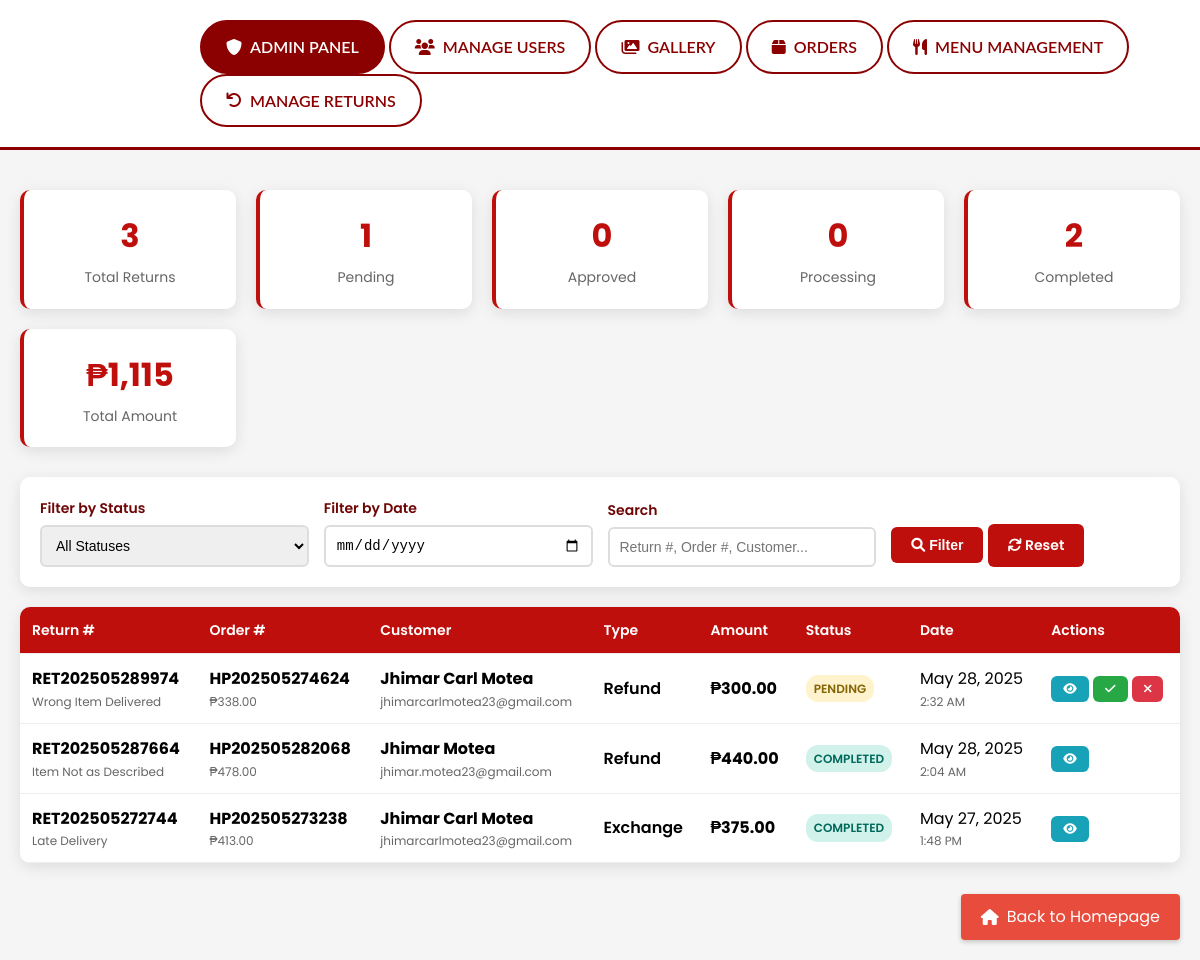
/Returns.php, run on the app's committed database.
### tables this page shows
CREATE TABLE `return_requests` (
  `return_id` int(11) NOT NULL,
  `order_id` int(11) NOT NULL,
  `return_number` varchar(50) NOT NULL,
  `return_type` enum('refund','exchange') NOT NULL,
  `return_reason` text NOT NULL,
  `return_amount` decimal(10,2) NOT NULL,
  `return_data` longtext DEFAULT NULL CHECK (json_valid(`return_data`)),
  `status` enum('Pending','Approved','Rejected','Processing','Completed') DEFAULT 'Pending',
  `request_date` timestamp NOT NULL DEFAULT current_timestamp(),
  `updated_at` timestamp NOT NULL DEFAULT current_timestamp() ON UPDATE current_timestamp()
);

CREATE TABLE `orders` (
  `order_id` int(11) NOT NULL,
  `user_id` int(11) NOT NULL,
  `order_number` varchar(20) NOT NULL,
  `payment_method` enum('cod','gcash','paymaya') NOT NULL DEFAULT 'cod',
  `payment_number` varchar(15) DEFAULT NULL,
  `subtotal` decimal(10,2) NOT NULL,
  `delivery_fee` decimal(10,2) NOT NULL DEFAULT 38.00,
  `promo_discount` decimal(10,2) NOT NULL DEFAULT 0.00,
  `order_total` decimal(10,2) NOT NULL,
  `status` enum('Pending','Confirmed','Preparing','Out for Delivery','Delivered','Cancelled') DEFAULT 'Pending',
  `order_data` longtext NOT NULL CHECK (json_valid(`order_data`)),
  `notes` text DEFAULT NULL,
  `order_date` timestamp NOT NULL DEFAULT current_timestamp(),
  `updated_at` timestamp NOT NULL DEFAULT current_timestamp() ON UPDATE current_timestamp()
);

CREATE TABLE `sign_up` (
  `userId` int(11) NOT NULL,
  `firstName` varchar(251) NOT NULL,
  `lastName` varchar(251) NOT NULL,
  `address` varchar(251) NOT NULL,
  `phoneNumber` varchar(20) NOT NULL,
  `email` varchar(251) NOT NULL,
  `password` varchar(251) NOT NULL,
  `reset_code` varchar(6) DEFAULT NULL,
  `role` varchar(51) NOT NULL DEFAULT 'User'
);

### Returns.php (the view, shortened to what this page needs)
<?php
require 'db.php';
$date_filter = $_GET['date'] ?? '';
$search = $_GET['search'] ?? '';
$where_clause = '';
$returns_query = "SELECT r.*, o.order_number, o.order_total, o.order_date,
                         CONCAT(s.firstName, ' ', s.lastName) as customer_name,
                         s.email, s.phoneNumber
                  FROM return_requests r
                  JOIN orders o ON r.order_id = o.order_id
                  JOIN sign_up s ON o.user_id = s.userId
                  $where_clause
                  ORDER BY r.request_date DESC";
$stmt = $conn->prepare($returns_query);
$stmt->execute();
$returns_result = $stmt->get_result();
$returns = $returns_result->fetch_all(MYSQLI_ASSOC);
$stats_query = "SELECT
                    COUNT(*) as total_returns,
                    SUM(CASE WHEN status = 'Pending' THEN 1 ELSE 0 END) as pending_returns,
                    SUM(CASE WHEN status = 'Approved' THEN 1 ELSE 0 END) as approved_returns,
                    SUM(CASE WHEN status = 'Rejected' THEN 1 ELSE 0 END) as rejected_returns,
                    SUM(CASE WHEN status = 'Processing' THEN 1 ELSE 0 END) as processing_returns,
                    SUM(CASE WHEN status = 'Completed' THEN 1 ELSE 0 END) as completed_returns,
                    SUM(return_amount) as total_amount
                FROM return_requests";
$stats_result = $conn->query($stats_query);
$stats = $stats_result->fetch_assoc();
?>
<!DOCTYPE html>
<html lang="en">
<head>
    <link rel="stylesheet" href="https://cdnjs.cloudflare.com/ajax/libs/font-awesome/6.0.0/css/all.min.css">
</head>
<body>
<div class="admin-panel">
    <div class="category-tabs">
        <div class="admin-title">
            <i class="fas fa-shield-alt"></i> Admin Panel
        </div>
        <a href="Manageusers.php" class="category-tab <?php echo basename($_SERVER['PHP_SELF']) == 'Manageusers.php' ? 'active' : ''; ?>">
            <i class="fas fa-users"></i> Manage Users
        </a>
        <a href="gallery_admin.php" class="category-tab <?php echo basename($_SERVER['PHP_SELF']) == 'gallery_admin.php' ? 'active' : ''; ?>">
            <i class="fas fa-images"></i> Gallery
        </a>
        <a href="orders.php" class="category-tab <?php echo basename($_SERVER['PHP_SELF']) == 'orders.php' ? 'active' : ''; ?>">
            <i class="fas fa-box"></i> Orders
        </a>
        <a href="MenuManagement.php" class="category-tab <?php echo basename($_SERVER['PHP_SELF']) == 'MenuManagement.php' ? 'active' : ''; ?>">
            <i class="fas fa-utensils"></i> Menu Management
        </a>
        <a href="Returns.php" class="category-tab <?php echo basename($_SERVER['PHP_SELF']) == 'manage_returns.php' ? 'active' : ''; ?>">
            <i class="fas fa-undo"></i> Manage Returns
        </a>
    </div>
</div>
    <div class="container">
        <div class="stats-grid">
            <div class="stat-card">
                <div class="stat-number"><?php echo $stats['total_returns']; ?></div>
                <div class="stat-label">Total Returns</div>
            </div>
            <div class="stat-card">
                <div class="stat-number"><?php echo $stats['pending_returns']; ?></div>
                <div class="stat-label">Pending</div>
            </div>
            <div class="stat-card">
                <div class="stat-number"><?php echo $stats['approved_returns']; ?></div>
                <div class="stat-label">Approved</div>
            </div>
            <div class="stat-card">
                <div class="stat-number"><?php echo $stats['processing_returns']; ?></div>
                <div class="stat-label">Processing</div>
            </div>
            <div class="stat-card">
                <div class="stat-number"><?php echo $stats['completed_returns']; ?></div>
                <div class="stat-label">Completed</div>
            </div>
            <div class="stat-card">
                <div class="stat-number">₱<?php echo number_format($stats['total_amount'], 0); ?></div>
                <div class="stat-label">Total Amount</div>
            </div>
        </div>
        <div class="filters-card">
            <form method="GET" action="">
                <div class="filters-grid">
                    <div class="form-group">
                        <label for="status">Filter by Status</label>
                        <select name="status" id="status" class="form-control">
                            <option value="">All Statuses</option>
                        </select>
                    </div>
                    <div class="form-group">
                        <label for="date">Filter by Date</label>
                        <input type="date" name="date" id="date" class="form-control" value="<?php echo htmlspecialchars($date_filter); ?>">
                    </div>
                    <div class="form-group">
                        <label for="search">Search</label>
                        <input type="text" name="search" id="search" class="form-control" placeholder="Return #, Order #, Customer..." value="<?php echo htmlspecialchars($search); ?>">
                    </div>
                    <div class="form-group">
                        <button type="submit" class="btn">
                            <i class="fas fa-search"></i> Filter
                        </button>
                        <a href="?" class="btn btn-outline">
                            <i class="fas fa-refresh"></i> Reset
                        </a>
                    </div>
                </div>
            </form>
        </div>
        <div class="returns-table">
            <div class="table-responsive">
                <?php if (empty($returns)): ?>
                    <div class="no-returns">
                        <i class="fas fa-inbox" style="font-size: 48px; margin-bottom: 20px; color: #ccc;"></i>
                        <h3>No return requests found</h3>
                        <p>No return requests match your current filters.</p>
                    </div>
                <?php else: ?>
                    <table>
                        <thead>
                            <tr>
                                <th>Return #</th>
                                <th>Order #</th>
                                <th>Customer</th>
                                <th>Type</th>
                                <th>Amount</th>
                                <th>Status</th>
                                <th>Date</th>
                                <th>Actions</th>
                            </tr>
                        </thead>
                        <tbody>
                            <?php foreach ($returns as $return): ?>
                                <tr>
                                    <td>
                                        <strong><?php echo htmlspecialchars($return['return_number']); ?></strong>
                                        <div class="return-details">
                                            <?php
                                            $return_data = json_decode($return['return_data'], true);
                                            echo ucfirst($return_data['reason'] ?? 'N/A');
                                            ?>
                                        </div>
                                    </td>
                                    <td>
                                        <strong><?php echo htmlspecialchars($return['order_number']); ?></strong>
                                        <div class="return-details">
                                            ₱<?php echo number_format($return['order_total'], 2); ?>
                                        </div>
                                    </td>
                                    <td>
                                        <strong><?php echo htmlspecialchars($return['customer_name']); ?></strong>
                                        <div class="return-details">
                                            <?php echo htmlspecialchars($return['email']); ?>
                                        </div>
                                    </td>
                                    <td>
                                        <span style="text-transform: capitalize; font-weight: 600;">
                                            <?php echo htmlspecialchars($return['return_type']); ?>
                                        </span>
                                    </td>
                                    <td>
                                        <strong>₱<?php echo number_format($return['return_amount'], 2); ?></strong>
                                    </td>
                                    <td>
                                        <span class="status-badge status-<?php echo strtolower($return['status']); ?>">
                                            <?php echo htmlspecialchars($return['status']); ?>
                                        </span>
                                    </td>
                                    <td>
                                        <?php echo date('M d, Y', strtotime($return['request_date'])); ?>
                                        <div class="return-details">
                                            <?php echo date('g:i A', strtotime($return['request_date'])); ?>
                                        </div>
                                    </td>
                                    <td>
                                        <button class="btn btn-sm btn-info" onclick="viewReturn(<?php echo $return['return_id']; ?>)">
                                            <i class="fas fa-eye"></i>
                                        </button>
                                        <?php if ($return['status'] === 'Pending'): ?>
                                            <button class="btn btn-sm btn-success" onclick="updateStatus(<?php echo $return['return_id']; ?>, 'approve')">
                                                <i class="fas fa-check"></i>
                                            </button>
                                            <button class="btn btn-sm btn-danger" onclick="updateStatus(<?php echo $return['return_id']; ?>, 'reject')">
                                                <i class="fas fa-times"></i>
                                            </button>
                                        <?php elseif ($return['status'] === 'Approved'): ?>
                                            <button class="btn btn-sm btn-warning" onclick="updateStatus(<?php echo $return['return_id']; ?>, 'process')">
                                                <i class="fas fa-cog"></i>
                                            </button>
                                        <?php elseif ($return['status'] === 'Processing'): ?>
                                            <button class="btn btn-sm btn-success" onclick="updateStatus(<?php echo $return['return_id']; ?>, 'complete')">
                                                <i class="fas fa-check-double"></i>
                                            </button>
                                        <?php endif; ?>
                                    </td>
                                </tr>
                            <?php endforeach; ?>
                        </tbody>
                    </table>
                <?php endif; ?>
            </div>
        </div>
    </div>
                    <br><br><br>
        <a href="index.php" class="back-to-home">
        <i class="fas fa-home"></i> Back to Homepage
    </a>
</body>
</html>

### data on the page
return_requests: return_number "RET202505289974", return_reason "Wrong Item Delivered", order.order_number "HP202505274624", order.order_total "338.00", customer_name "Jhimar Carl Motea", sign_up.email "jhimarcarlmotea23@gmail.com", return_type "Refund", return_amount "300.00", status "PENDING", request_date "May 28, 2025", request_date "2:32 AM"
return_requests: return_number "RET202505287664", return_reason "Item Not as Described", order.order_number "HP202505282068", order.order_total "478.00", customer_name "Jhimar Motea", sign_up.email "jhimar.motea23@gmail.com", return_type "Refund", return_amount "440.00", status "COMPLETED", request_date "May 28, 2025", request_date "2:04 AM"
return_requests: return_number "RET202505272744", return_reason "Late Delivery", order.order_number "HP202505273238", order.order_total "413.00", customer_name "Jhimar Carl Motea", sign_up.email "jhimarcarlmotea23@gmail.com", return_type "Exchange", return_amount "375.00", status "COMPLETED", request_date "May 27, 2025", request_date "1:48 PM"

### other printed values
$stats['total_returns'] "3"
$stats['pending_returns'] "1"
$stats['approved_returns'] "0"
$stats['processing_returns'] "0"
$stats['completed_returns'] "2"
$stats['total_amount'] "1,115"
